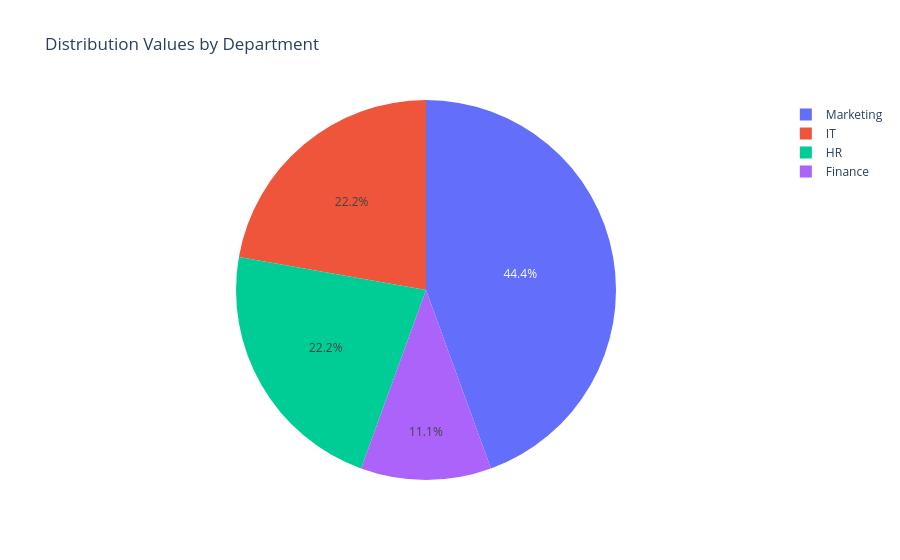

The code cell stored with this chart in its notebook:
### Code cell
#distribution value for department using pie chart
dept_count = merge_df['department'].value_counts()
fig = px.pie(
    values=dept_count.values,
    names=dept_count.index,
    title="Distribution Values by Department"
)
fig.show()

### Figure 1 — Plotly figure (JSON) as saved in the notebook; plotly's stock layout.template omitted (floating-point values rounded to 4 significant figures)
{"data": [{"domain": {"x": [0, 1], "y": [0, 1]}, "hovertemplate": "label=%{label}<br>value=%{value}<extra></extra>", "labels": ["Marketing", "IT", "HR", "Finance"], "legendgroup": "", "name": "", "showlegend": true, "type": "pie", "values": [4, 2, 2, 1]}], "layout": {"legend": {"tracegroupgap": 0}, "title": {"text": "Distribution Values by Department"}}}
